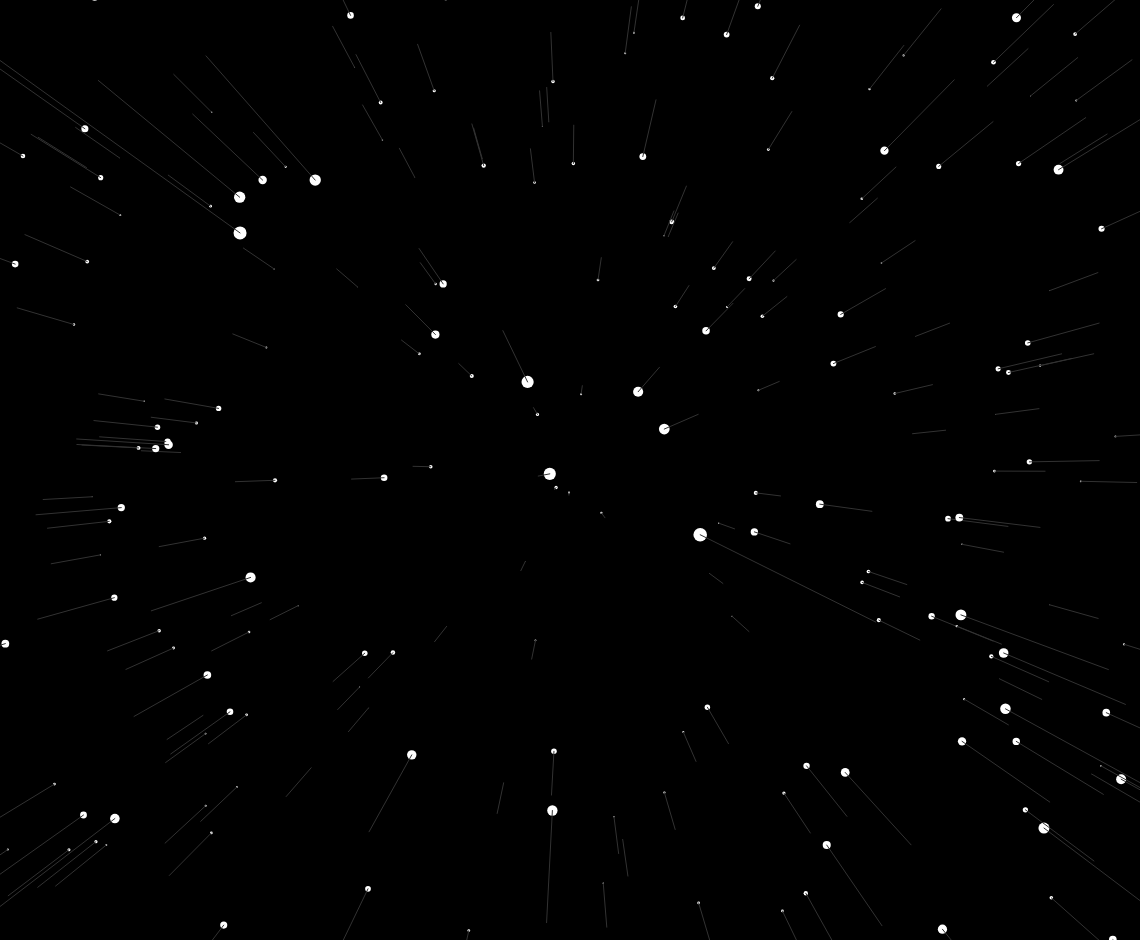
Frame 1 (no input)
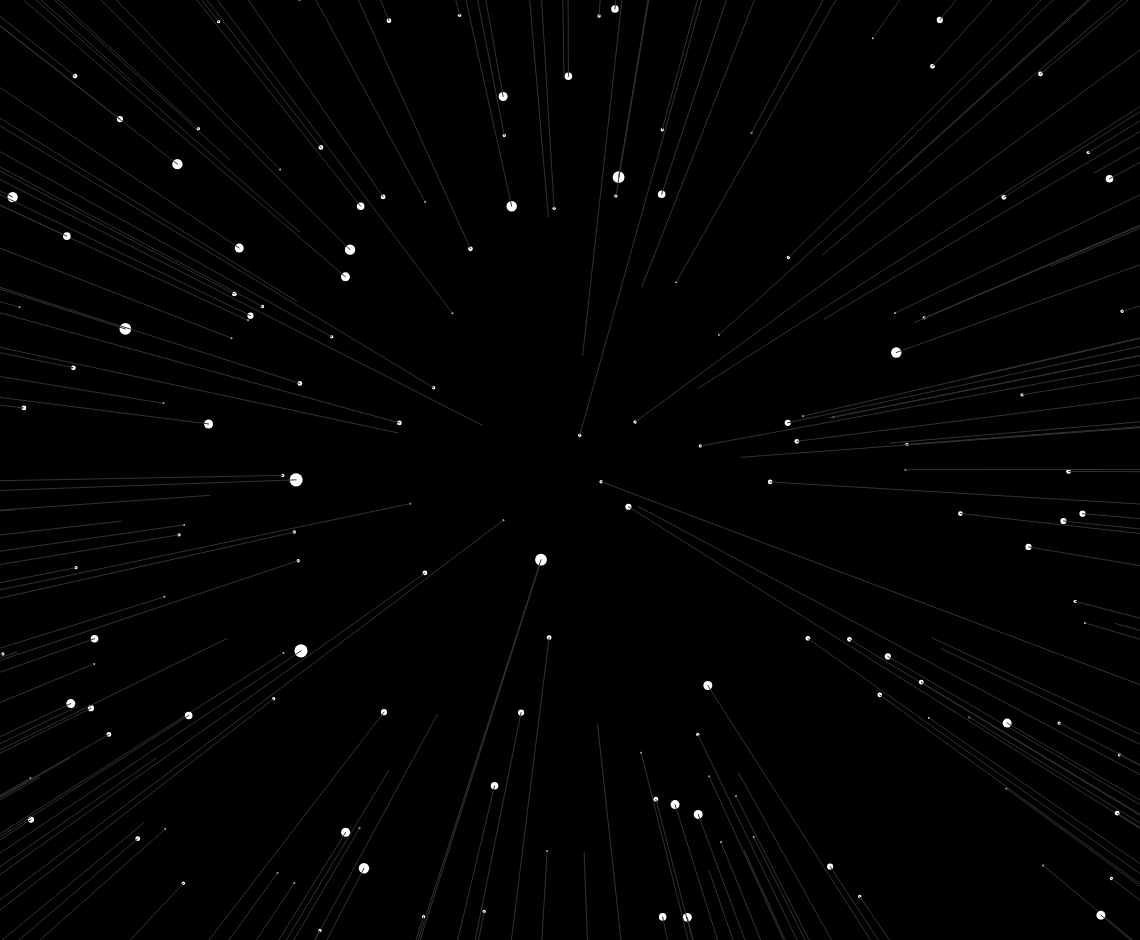
Frame 60 (no input)
Frame 120 (the mouse pressed at the canvas centre since frame 60): identical to frame 60, image omitted

The p5.js sketch that drew these frames (run headless with seeded random() and noise() and a simulated clock; from frame 60 on, the mouse is pressed at the canvas centre):

// p5.js sketch
// ── sketch.js
stars = new Array(500);

function setup() {
    createCanvas(windowWidth - 60, windowHeight - 60);
    for (let i = 0; i < stars.length; i++) {
        stars[i] = new Star();
    }
}

function draw() {
    background(0);
    translate(width / 2, height / 2);
    stars.forEach(function (star) {
        star.update();
        star.show();
    });
}

// ── star.js
class Star {
    constructor() {
        this.x = random(-width / 2, width / 2);
        this.y = random(-height / 2, height / 2);
        this.z = random(width);
        this.pz = this.z;
    }

    update() {
        this.z -= map(mouseX, 0, width, -100, 100);
        if (this.z < 1) {
            this.z = random((width / 5) * 3, width);
            this.x = random(-width / 2, width / 2);
            this.y = random(-height / 2, height / 2);
            this.pz = this.z;
        } else if (this.z > width) {
            this.z = 1;
            this.x = random(-width / 2, width / 2);
            this.y = random(-height / 2, height / 2);
            this.pz = this.z;
        }
    }

    show() {
        fill(255);
        noStroke();
        let sx = map(this.x / this.z, 0, 1, 0, width);
        let sy = map(this.y / this.z, 0, 1, 0, height);
        let radius = map(this.z, 0, width, 16, 0);
        ellipse(sx, sy, radius, radius);

        stroke(50);
        let px = map(this.x / this.pz, 0, 1, 0, width);
        let py = map(this.y / this.pz, 0, 1, 0, height);
        line(px, py, sx, sy);
    }
}
